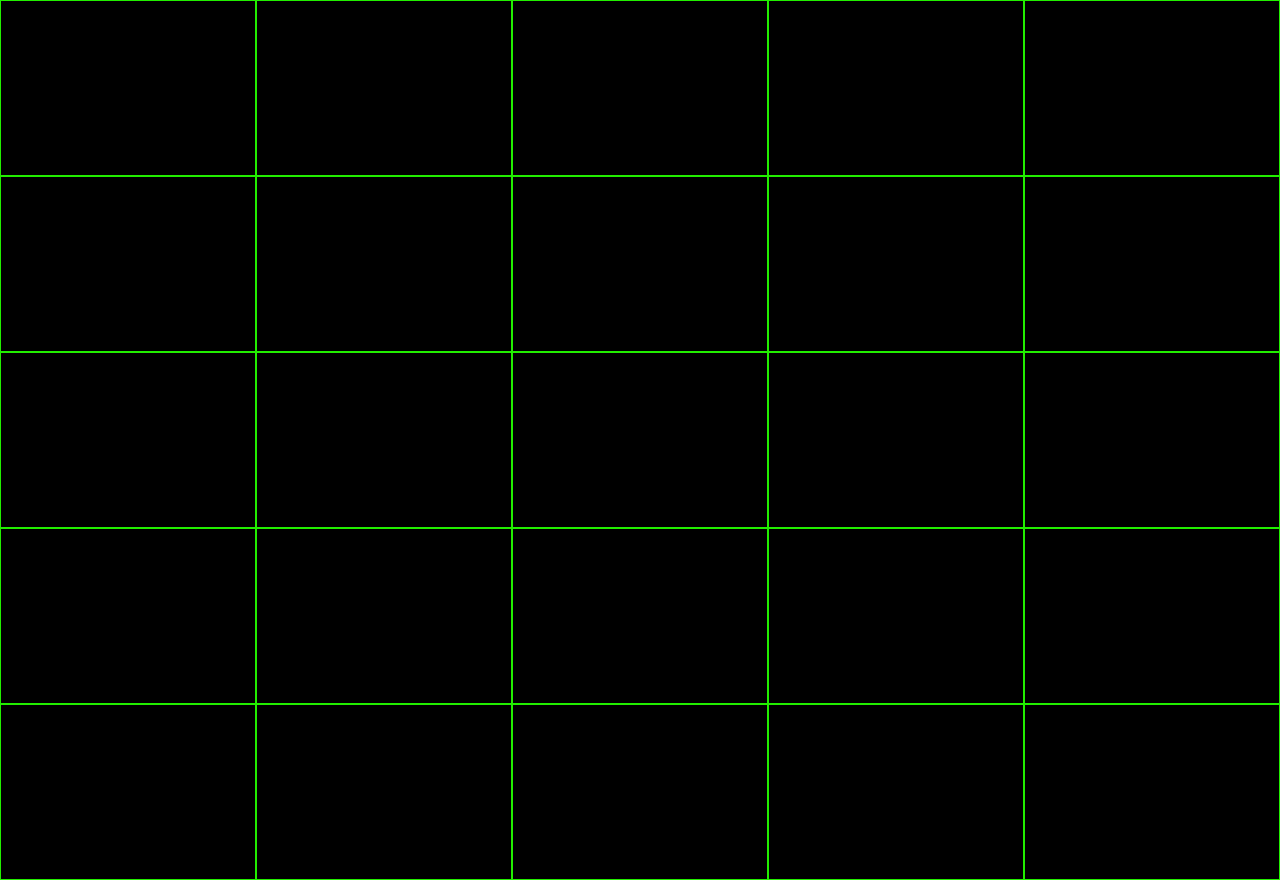

A 2D game scene composited from a Tiled map and its tileset images. What follows is a short description and the map's XML, with each tile layer's data collapsed to a summary:
An orthogonal 160x110 tile map with 8x8 px tiles, 3 tile layers (Black, Tile Layer 3 - Map shifted up 8px, Grid Layer), 1 hidden layer not drawn, 2 tilesets.

<map version="1.4" tiledversion="1.4.3" orientation="orthogonal" renderorder="left-up" width="160" height="110" tilewidth="8" tileheight="8" infinite="0" nextlayerid="7" nextobjectid="15">
 <editorsettings>
  <export target="Whole Map.csv" format="csv" />
 </editorsettings>
 <tileset firstgid="1" name="TITMAPS" tilewidth="8" tileheight="8" tilecount="1000" columns="40">
  <image source="TITMAPS.jpg" width="320" height="200" />
 </tileset>
 <tileset firstgid="1001" source="GRIDTILE.tsx" />
 <layer id="4" name="Black" width="160" height="110" locked="1">
  <data>[17600 cells, 17600 non-empty, 1 distinct tile ids]</data>
 </layer>
 <layer id="1" name="Tile Layer 1" width="160" height="110" visible="0" locked="1">
  <data>[17600 cells, 2352 non-empty, 120 distinct tile ids]</data>
 </layer>
 <layer id="5" name="Tile Layer 3 - Map shifted up 8px" width="160" height="110">
  <data>[17600 cells, 2352 non-empty, 120 distinct tile ids]</data>
 </layer>
 <layer id="6" name="Grid Layer" width="160" height="110">
  <data>[17600 cells, 17600 non-empty, 9 distinct tile ids]</data>
 </layer>
</map>